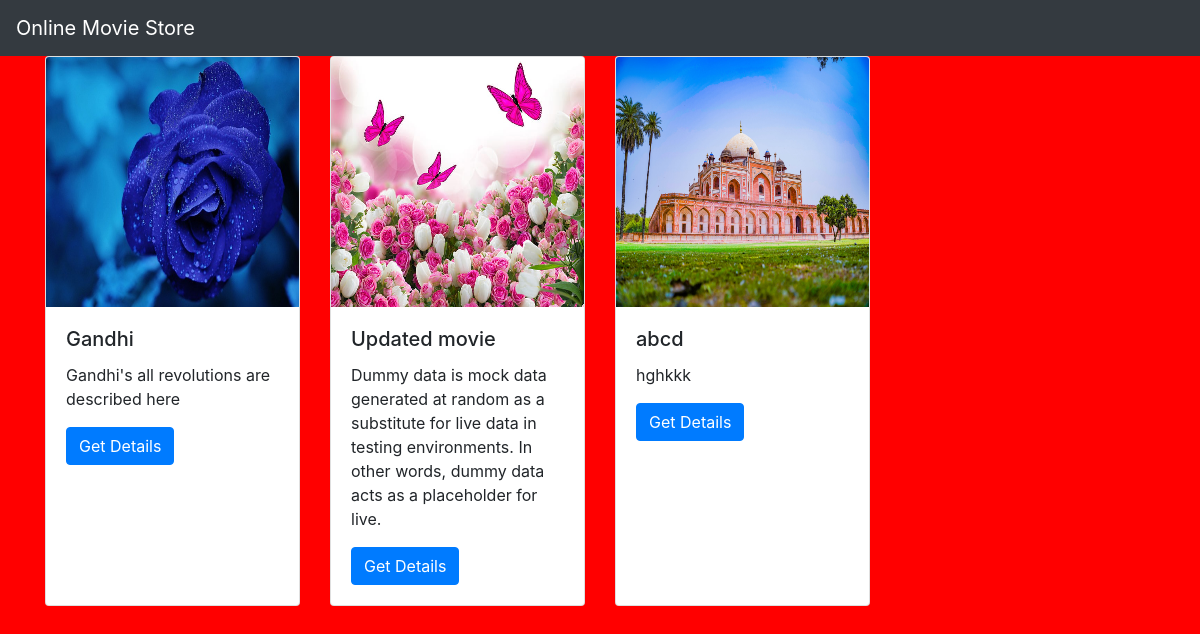
The page / on the database its author committed.
### movieapp/models.py (models this page shows, shortened)
class Movie(models.Model):
   name=models.CharField(max_length=250)
   desc=models.TextField()
   year=models.IntegerField()
   img=models.ImageField(upload_to='gallery')

### movieapp/views.py (the view)
# urls.py: path('',views.index,name="index"),
def index(request):
    movie=Movie.objects.all()
    context={
        'movie_list':movie
    }
    return render(request,'index.html',context)

### templates/index.html
{% extends 'base.html' %}
{% block body %}
<div class="container">
    <div class="row">
        {% for i in movie_list %}
        <div class="col-md-3 d-flex align-items-stretch">
            <div class="card" style="width: 18rem;">
  <img class="card-img-top" src="{{i.img.url}}" alt="Card image cap" height="250">
  <div class="card-body">
    <h5 class="card-title">{{i.name}}</h5>
    <p class="card-text">{{i.desc}}</p>
    <a href="{% url 'movieapp:detail' i.id %}" class="btn btn-primary">Get Details</a>
  </div>
</div>
        </div>
        {% endfor %}
    </div>
</div>
{% endblock %}

### templates/base.html (shortened to what this page needs)
{% load static %}
<!DOCTYPE html>
<html lang="en">
<head>
    <link rel="stylesheet" href="https://cdn.jsdelivr.net/npm/bootstrap@4.0.0/dist/css/bootstrap.min.css">
     <link rel="stylesheet" href="{% static 'style.css' %}">
</head>
<body>
<nav class="navbar navbar-dark bg-dark">
  <a class="navbar-brand" href="#">
   Online Movie Store
  </a>
</nav>
{% block body %}
{% endblock %}
</body>
</html>

### static/style.css (style rules this page uses)
body { background-color:red; }

### rows shown on the page
Movie: img (picture), name "Gandhi", desc "Gandhi's all revolutions are described here"
Movie: img (picture), name "Updated movie", desc "Dummy data is mock data generated at random as a substitute for live data in testing environments. In other words, dummy data acts as a placeholder for live."
Movie: img (picture), name "abcd", desc "hghkkk"
